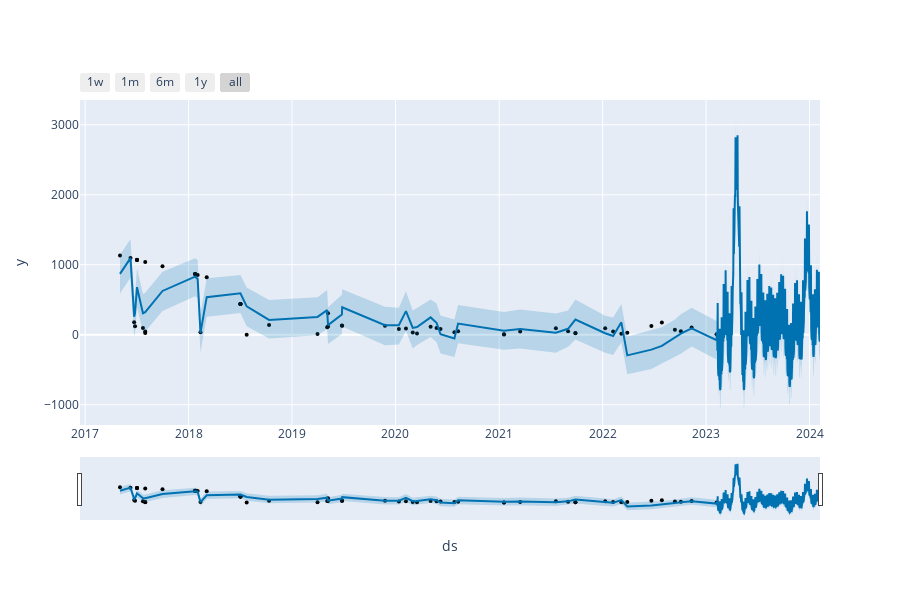

The code cell stored with this chart in its notebook:
### Markdown cell above
Zoom in into predicted values

### Code cell
from prophet.plot import plot_plotly, plot_components_plotly
plot_plotly(m, forecast)

### Figure 1 — Plotly figure (JSON) as saved in the notebook; plotly's stock layout.template omitted (floating-point values rounded to 4 significant figures; data arrays with more than 128 entries replaced by an {"elided": "..."} marker saying what was removed)
{"data": [{"marker": {"color": "black", "size": 4}, "mode": "markers", "name": "Actual", "type": "scatter", "x": ["2017-05-04T00:00:00", "2017-06-10T00:00:00", "2017-06-23T00:00:00", "2017-06-26T00:00:00", "2017-07-03T00:00:00", "2017-07-03T00:00:00", "2017-07-03T00:00:00", "2017-07-24T00:00:00", "2017-08-01T00:00:00", "2017-08-01T00:00:00", "2017-08-01T00:00:00", "2017-10-01T00:00:00", "2018-01-24T00:00:00", "2018-01-24T00:00:00", "2018-01-24T00:00:00", "2018-02-02T00:00:00", "2018-02-12T00:00:00", "2018-03-06T00:00:00", "2018-07-03T00:00:00", "2018-07-03T00:00:00", "2018-07-03T00:00:00", "2018-07-03T00:00:00", "2018-07-03T00:00:00", "2018-07-25T00:00:00", "2018-10-12T00:00:00", "2019-04-01T00:00:00", "2019-05-05T00:00:00", "2019-05-08T00:00:00", "2019-05-08T00:00:00", "2019-06-26T00:00:00", "2019-06-27T00:00:00", "2019-11-25T00:00:00", "2020-01-13T00:00:00", "2020-02-07T00:00:00", "2020-03-02T00:00:00", "2020-03-17T00:00:00", "2020-05-04T00:00:00", "2020-05-25T00:00:00", "2020-06-08T00:00:00", "2020-07-27T00:00:00", "2020-08-09T00:00:00", "2021-01-18T00:00:00", "2021-01-18T00:00:00", "2021-03-16T00:00:00", "2021-07-20T00:00:00", "2021-09-01T00:00:00", "2021-09-27T00:00:00", "2021-09-27T00:00:00", "2022-01-10T00:00:00", "2022-02-07T00:00:00", "2022-03-08T00:00:00", "2022-03-29T00:00:00", "2022-06-22T00:00:00", "2022-07-29T00:00:00", "2022-09-13T00:00:00", "2022-10-04T00:00:00", "2022-11-11T00:00:00", "2023-02-07T00:00:00"], "y": [1132, 1095, 178, 122, 1068, 1068, 1072, 95, 45, 1039, 24, 978, 867, 867, 867, 854, 35, 822, 441, 441, 441, 441, 441, 2, 138, 11, 108, 118, 306, 131, 130, 129, 81, 91, 32, 17, 116, 95, 81, 37, 52, 8, 3, 45, 94, 51, 25, 21, 94, 45, 16, 30, 126, 175, 71, 49, 103, 7]}, {"hoverinfo": "skip", "line": {"width": 0}, "mode": "lines", "type": "scatter", "x": {"elided": "410 str values"}, "y": {"elided": "410 float values"}}, {"fill": "tonexty", "fillcolor": "rgba(0, 114, 178, 0.2)", "line": {"color": "#0072B2", "width": 2}, "mode": "lines", "name": "Predicted", "type": "scatter", "x": {"elided": "410 str values"}, "y": {"elided": "410 float values"}}, {"fill": "tonexty", "fillcolor": "rgba(0, 114, 178, 0.2)", "hoverinfo": "skip", "line": {"width": 0}, "mode": "lines", "type": "scatter", "x": {"elided": "410 str values"}, "y": {"elided": "410 float values"}}], "layout": {"height": 600, "showlegend": false, "width": 900, "xaxis": {"rangeselector": {"buttons": [{"count": 7, "label": "1w", "step": "day", "stepmode": "backward"}, {"count": 1, "label": "1m", "step": "month", "stepmode": "backward"}, {"count": 6, "label": "6m", "step": "month", "stepmode": "backward"}, {"count": 1, "label": "1y", "step": "year", "stepmode": "backward"}, {"step": "all"}]}, "rangeslider": {"visible": true}, "title": {"text": "ds"}, "type": "date"}, "yaxis": {"title": {"text": "y"}}}}
